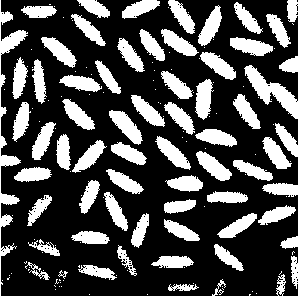
#> input picture rice.pgm, 298 x 296 px
$ python erode.py
#> lines starting #> are read from the running program, lines starting #| are printed output that depends on the picture; after the words box and inside, x2 and y2 are one past the last pixel; in counts of white or black regions, pixels touching at a corner belong together
import matplotlib.pyplot as plt

img = plt.imread('rice.pgm')
#> img: shape (296, 298); 29.8% white; 156 white regions (90 under 20 px), largest, box (x1, y1, x2, y2) and area: (0, 0, 28, 296) 1395, (244, 65, 298, 119) 1002, (109, 110, 143, 145) 538
h, w = img.shape
#> h = 296; w = 298
original = img
print("Height:", h)
#| Height: 296
print("Width:", w)
#| Width: 298

eroded = [[0 for x in range(w)] for y in range(h)]
dil = [[0 for x in range(w)] for y in range(h)]
opening = [[0 for x in range(w)] for y in range(h)]
closing = [[0 for x in range(w)] for y in range(h)]
for y in range(h):
    for x in range(w):
        punkt = 0 if img[y, x] < 128 else 255

        for dy in (-1, 0, 1):
            for dx in (-1, 0, 1):
                if dx == 0 and dy == 0:
                    continue

                nachbar_y = y + dy
                nachbar_x = x + dx

                if 0 <= nachbar_y < h and 0 <= nachbar_x < w:
                    nachbar = 0 if img[nachbar_y, nachbar_x] < 128 else 255
                    if nachbar < punkt:
                        punkt = 0
                        break

            if punkt == 0:
                break

        eroded[y][x] = punkt
#> after the loop, eroded = 296 items

for y in range(h):
    for x in range(w):
        punkt = 0 if original[y, x] < 128 else 255

        for dy in (-1, 0, 1):
            for dx in (-1, 0, 1):
                if dx == 0 and dy == 0:
                    continue

                nachbar_y = y + dy
                nachbar_x = x + dx

                if 0 <= nachbar_y < h and 0 <= nachbar_x < w:
                    nachbar = 0 if original[nachbar_y, nachbar_x] < 128 else 255
                    if nachbar > punkt:
                        punkt = 255
                        break

            if punkt == 0:
                break

        dil[y][x] = punkt
#> after the loop, dil = 296 items

fig, achsen = plt.subplots(1, 3, figsize=(15, 5))

achsen[0].imshow(original, cmap='gray', vmin=0, vmax=255)
achsen[0].set_title('Original')
achsen[0].axis('off')

achsen[1].imshow(dil, cmap='gray', vmin=0, vmax=255)
achsen[1].set_title('Dilation')
achsen[1].axis('off')

achsen[2].imshow(eroded, cmap='gray', vmin=0, vmax=255)
achsen[2].set_title('Erosion')
achsen[2].axis('off')

plt.tight_layout()
plt.show()
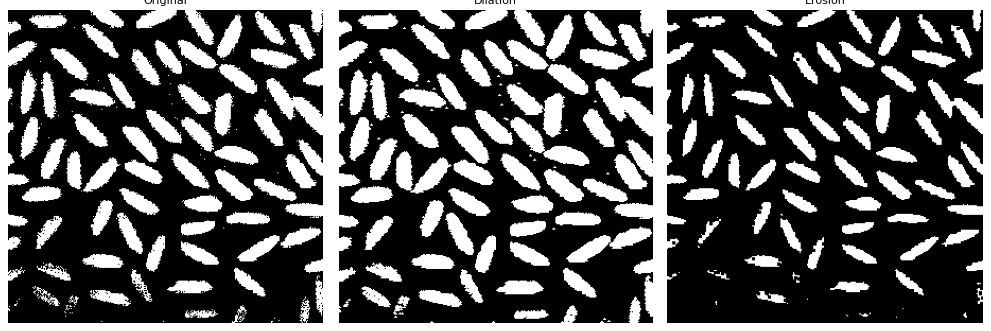
#> figure drawn by matplotlib, 3 panels
